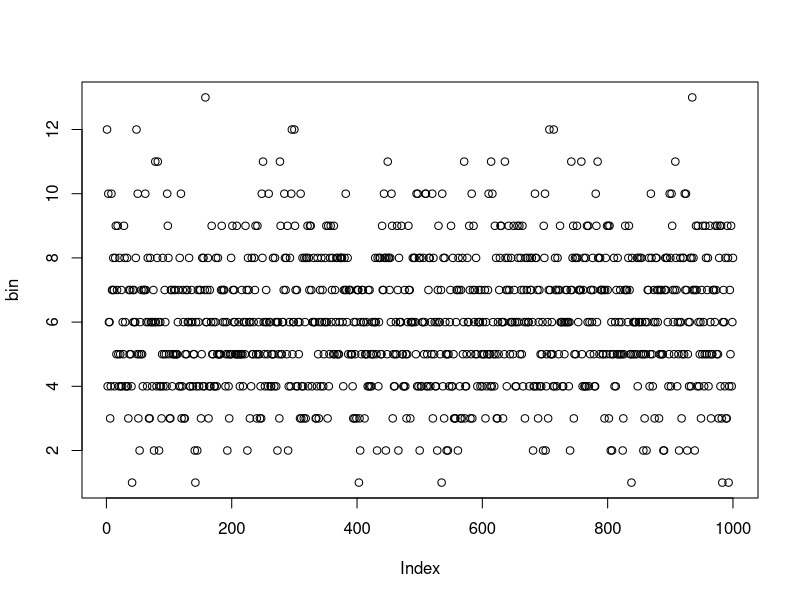
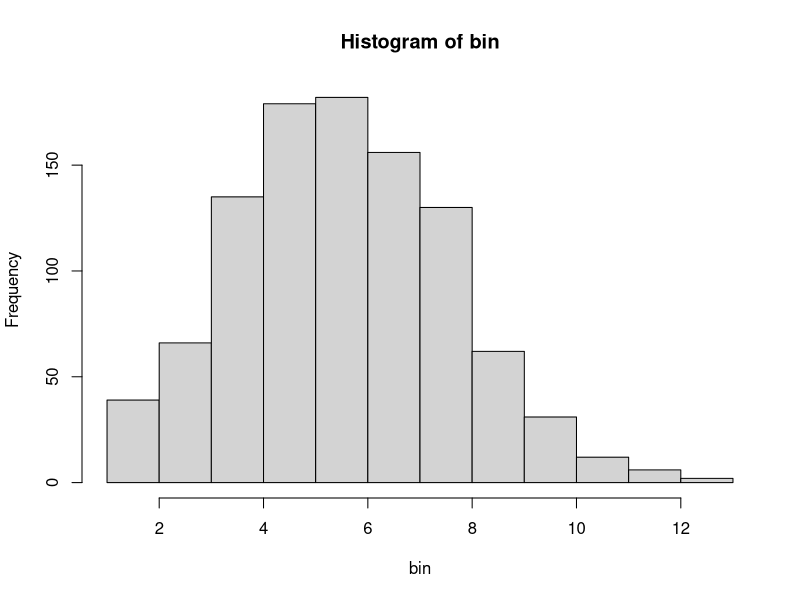

These figures' R source, in order:
## ---- chunk 1
factorial(5)
## ---- chunk 2
factorial(7)/(factorial(2)*factorial(2))
## ---- chunk 3
choose(10,5)
## ---- chunk 4
4^10
## ---- chunk 5
n <- 20
p <- 0.3
bin <- rbinom(1000, n, p)
## ---- chunk 6
bin
## ---- chunk 7
plot(bin)
## ---- chunk 8
sum(bin == 5)
## ---- chunk 9
table(bin)
## ---- chunk 10
table(bin)/1000
## ---- chunk 11
mean(bin)
sd(bin)
## ---- chunk 12
summary(bin)
## ---- chunk 13
hist(bin)
